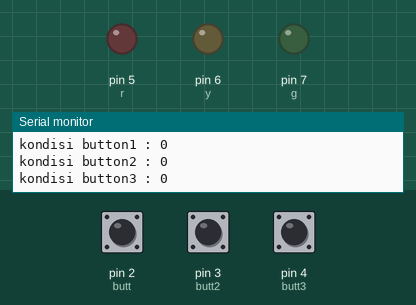
Bench run of a sketch on a simulated Arduino Uno, built with avr-gcc and run on an emulated ATmega328P. On the bench: output pins drawn as LEDs (lit = HIGH), the last lines printed to the serial monitor. Inputs (shaded band) come from the test bench; at power-on: pin 2 (butt) LOW, pin 3 (butt2) LOW, pin 4 (butt3) LOW.

Above: at 1.2 s.
1.3 s: pin 2 (butt) pulled HIGH for 0.15 s
At 1.41 s:
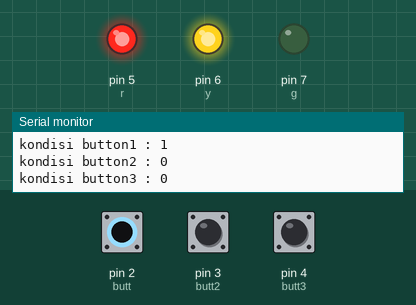
3.0 s: pin 2 (butt) pulled HIGH for 3.2 s
At 6.6 s:
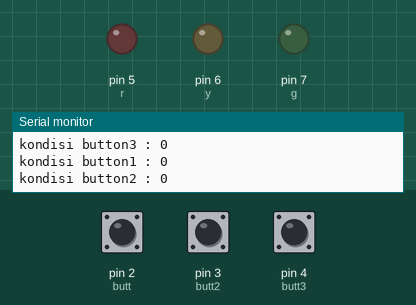
Timing chart, 0 to 8.1 s (numbered marks = the images above; inputs shaded):
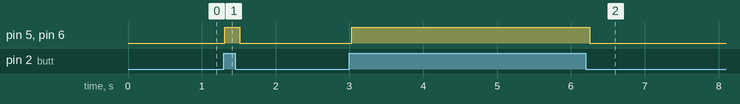

Measured:
- after the input at 1.3 s, pin 5 (r), pin 6 (y): LOW → HIGH at once, → LOW 0.20 s later
- after the input at 3.0 s, pin 5 (r), pin 6 (y): LOW → HIGH at once, → LOW 3.2 s later

The sketch:

1.2_logika_2LED.ino
```cpp
//led1 n led2 dinyalakan satu tombol (button1)

//inisialisasi button
int butt = 2;
int butt2 = 3;
int butt3 = 4;

//inisialisasi led
int r = 5;
int y = 6;
int g = 7;

void setup() {
  // serial setup
  Serial.begin(9600);

  //led as output
  pinMode(r, OUTPUT);
  pinMode(y, OUTPUT);
  pinMode(g, OUTPUT);

  //button as input
  pinMode(butt, INPUT);
  pinMode(butt2, INPUT);
  pinMode(butt3, INPUT);
}

void loop() {
  // pembacaan button
  int kondisi = digitalRead(butt);
  int kondisi2 = digitalRead(butt2);
  int kondisi3 = digitalRead(butt3);

  //serial monitor
  Serial.println("kondisi button1 : " + String(kondisi));
  Serial.println("kondisi button2 : " + String(kondisi2));
  Serial.println("kondisi button3 : " + String(kondisi3));
  Serial.println();

  //logika 1 button, 2 LED on
  if(kondisi == 1){
    digitalWrite(r, HIGH); //merah laa boii
    digitalWrite(y, HIGH);
  }else {
    digitalWrite(r, LOW); //merah laa boii
    digitalWrite(y, LOW); //merah laa boii
  }

  delay(100);

}
```
